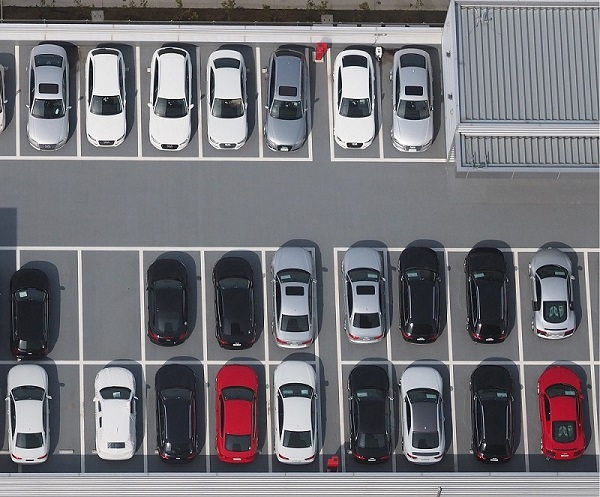
#> input picture DATA/parking-sample/parking-full-top-small.jpg, 600 x 497 px
$ python background-subtraction.py   (Python 2 division)   (older library calls are emulated)
#> lines starting #> are read from the running program, lines starting #| are printed output that depends on the picture; after the words box and inside, x2 and y2 are one past the last pixel; in counts of white or black regions, pixels touching at a corner belong together
import cv2
import numpy as np
import matplotlib.pyplot as plt    #from matplotlib import pyplot as plt

from ParkingDetectionSubtraction import SubtractionParkingDetection

#TODO:
    #Order image processing and filtering for best results
    #Implement parking spot size detection (average of most of contures with size ratio 2:3)
    #Detect cars and parking spots - print the number of empty and full parking spots


def canny(img):
    sigma = 0.33
    img_median_val = np.median(img)
    lower_thresh = int(max(0, (1.0 - sigma) * img_median_val))
    upper_thresh = int(min(255, (1.0 + sigma) * img_median_val))
    canny = cv2.Canny(img, lower_thresh, upper_thresh)
    return canny


def detectSqrContours(img):
    contours, hierarchy = cv2.findContours(img, cv2.RETR_TREE, cv2.CHAIN_APPROX_SIMPLE)
    return contours

def drawContours(img, contours):
    for contour in contours:
        x, y, w, h = cv2.boundingRect(contour)
        print w,h
        if(x < 500 and h <500):
            cv2.rectangle(img, (x, y), (x + w, y + h), (0, 0, 255), 1)
    return img

fileTypes = [('JPG', '.jpg'), ('PNG', '.png')]
dataFolder = '../DATA/'

sampleFolder = './parking-sample/'
imgOpen = './parking-full-top-small.jpg'
imgSave = './parking-detect.png'

filePath = dataFolder+sampleFolder+imgOpen

pklotFolder = 'parking-pkLot/'
imgSubOpen = 'parking-2.jpg'
imgSubOpenBG = 'parking-1.jpg'

filePathSub = dataFolder+pklotFolder+imgSubOpen
filePathSubBG = dataFolder+pklotFolder+imgSubOpenBG

#Open file select dialog
#fo = FileOperations(fileTypes, str(dataFolder+sampleFolder), dataFolder, imgOpen, imgSave)
#filePath = fo.openFileDialog()

#Load an image modes: #1/cv2.IMREAD_COLOR #0/cv2.IMREAD_GRAYSCALE #-1/cv2.IMREAD_UNCHANGED
img = cv2.imread(filePath,1)
#> img is the input picture: shape (497, 600, 3); mean B, G, R 120.6, 115.6, 116.6
imgSub = cv2.imread(filePathSub,1)
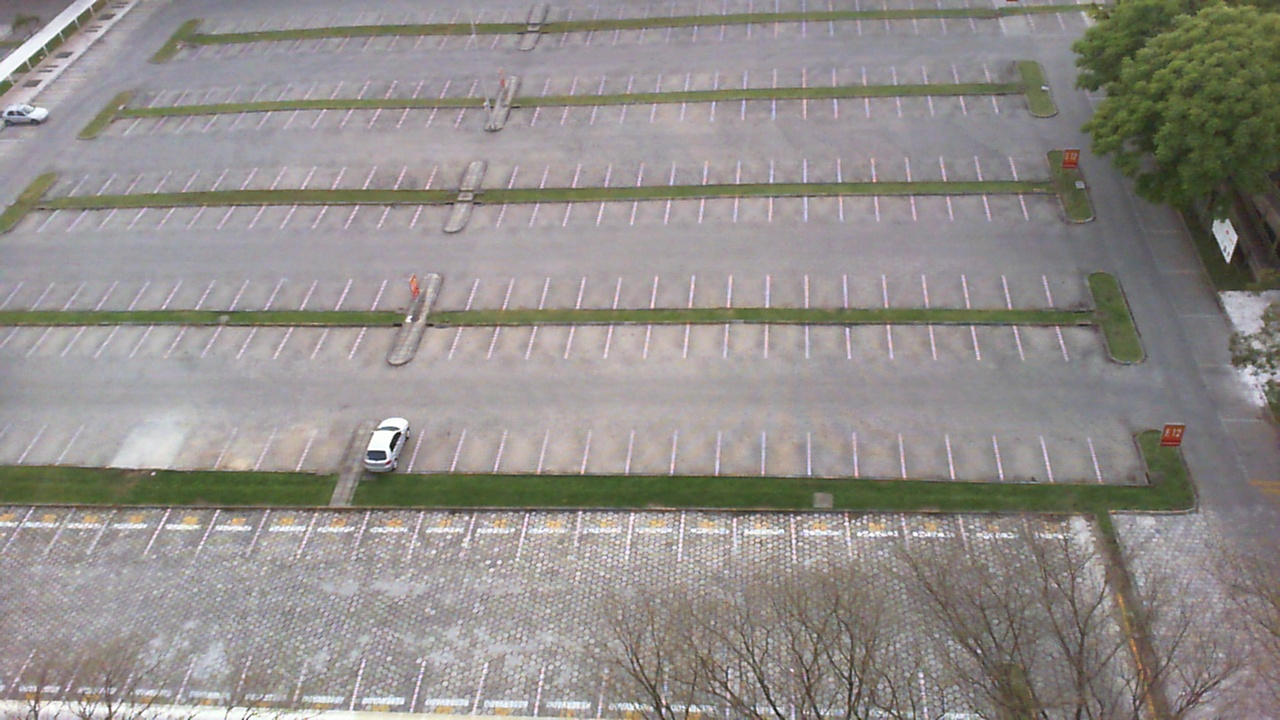
#> input picture DATA/parking-pkLot/parking-2.jpg, 1280 x 720 px
#> imgSub is the input picture: shape (720, 1280, 3); mean B, G, R 137.9, 141.2, 145.4
imgBG = cv2.imread(filePathSubBG,1)
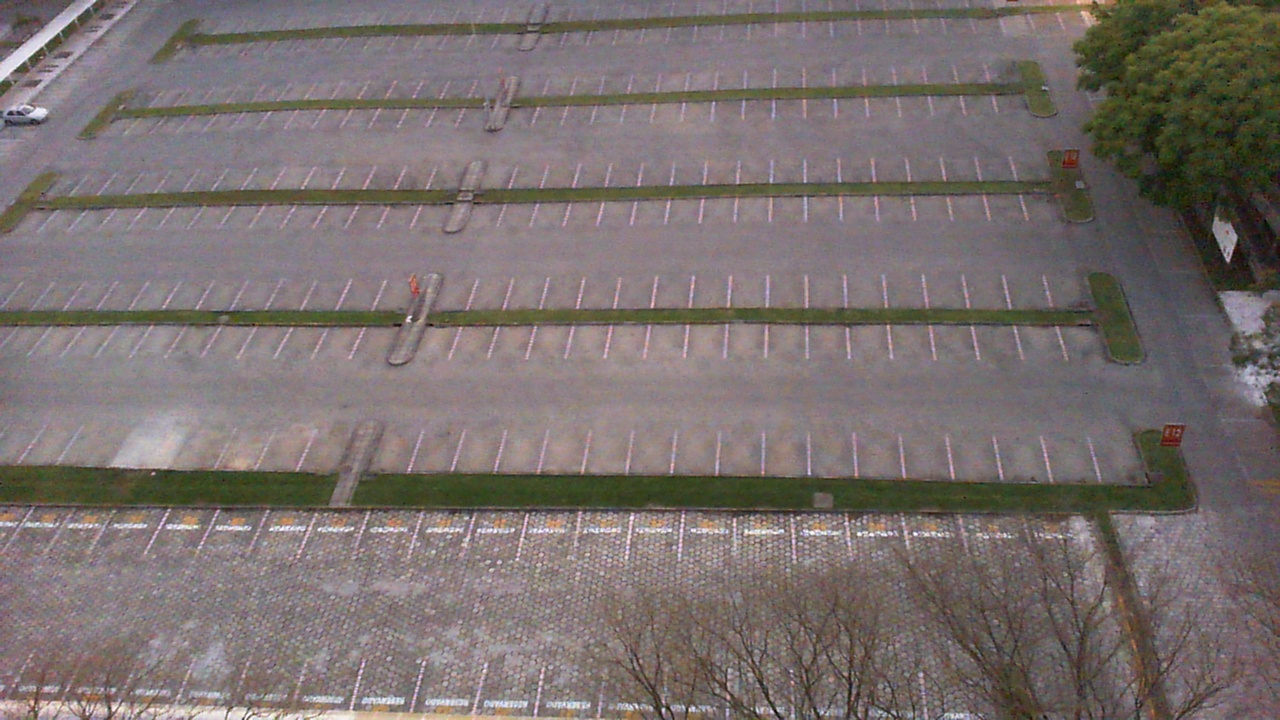
#> input picture DATA/parking-pkLot/parking-1.jpg, 1280 x 720 px
#> imgBG is the input picture: shape (720, 1280, 3); mean B, G, R 109.8, 111.2, 120.7

diffImage = cv2.absdiff(imgSub, imgBG);
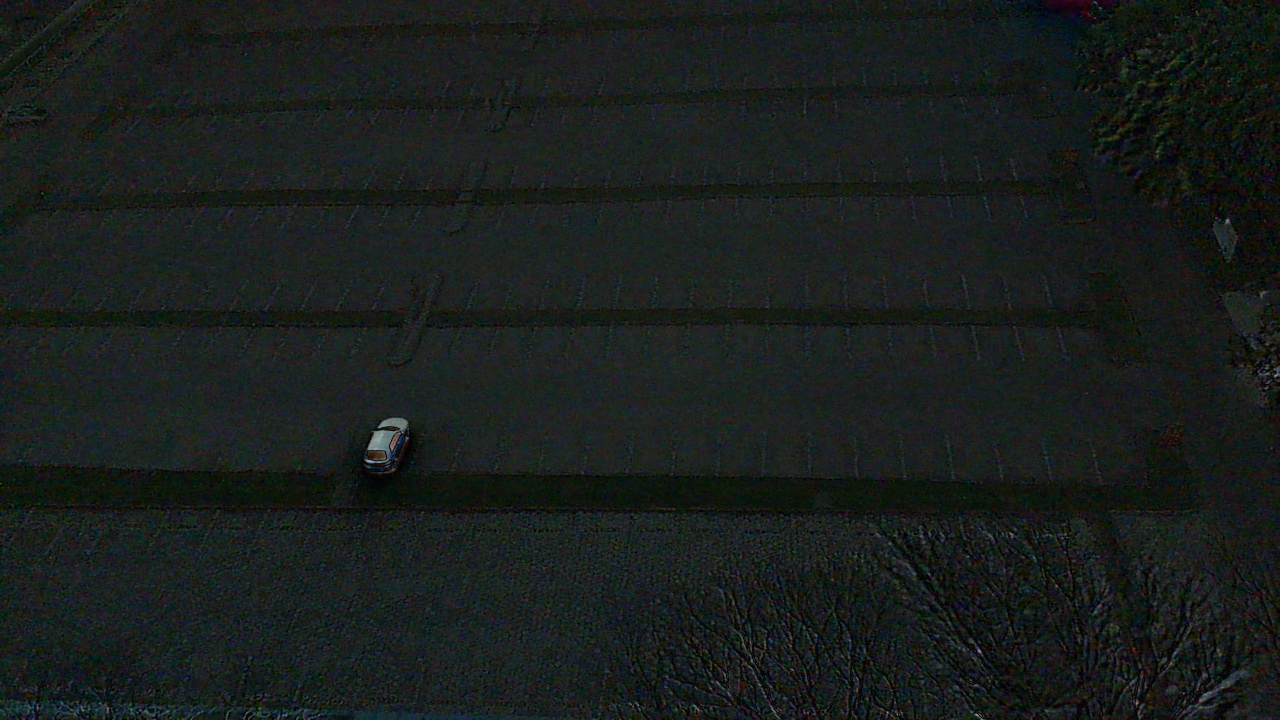
#> diffImage: shape (720, 1280, 3); mean B, G, R 28.3, 30.1, 25

#Parking detection using background substraction
img = diffImage


ret, thresh1 = cv2.threshold(img, 127, 255, cv2.THRESH_BINARY)
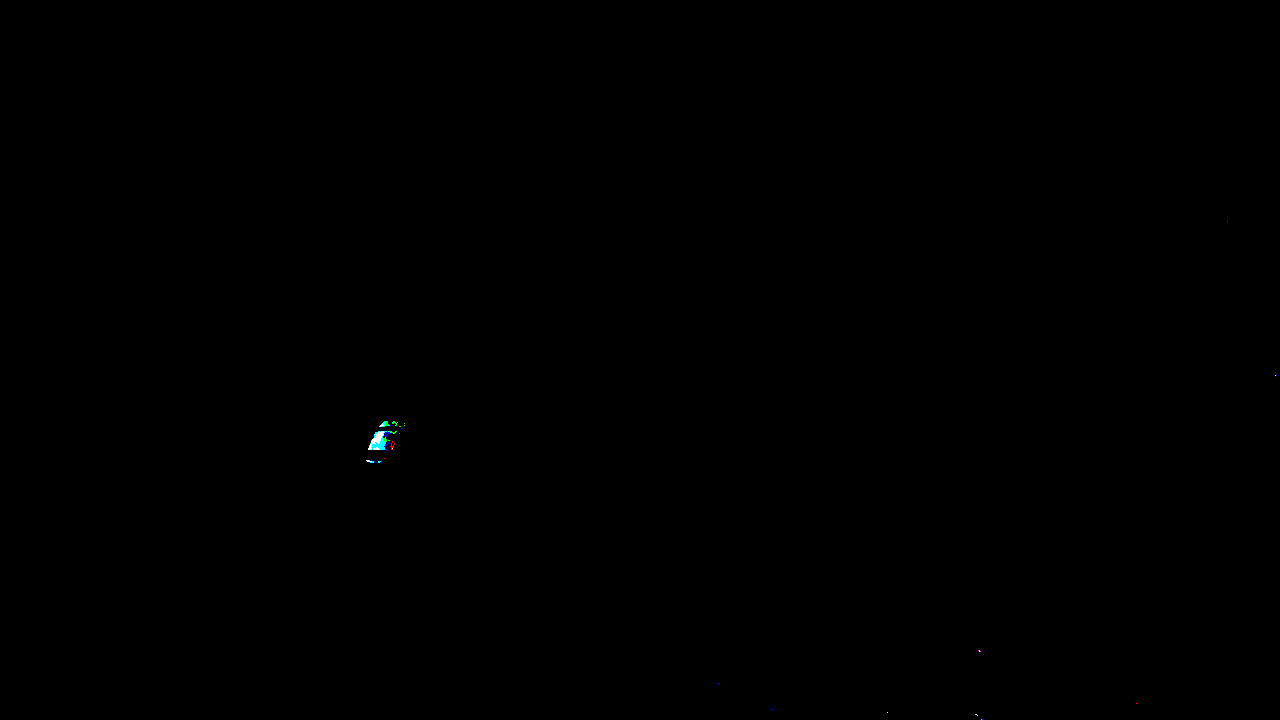
#> thresh1: shape (720, 1280, 3); mean B, G, R 0.1, 0.1, 0
ret, thresh2 = cv2.threshold(img, 127, 255, cv2.THRESH_BINARY_INV)
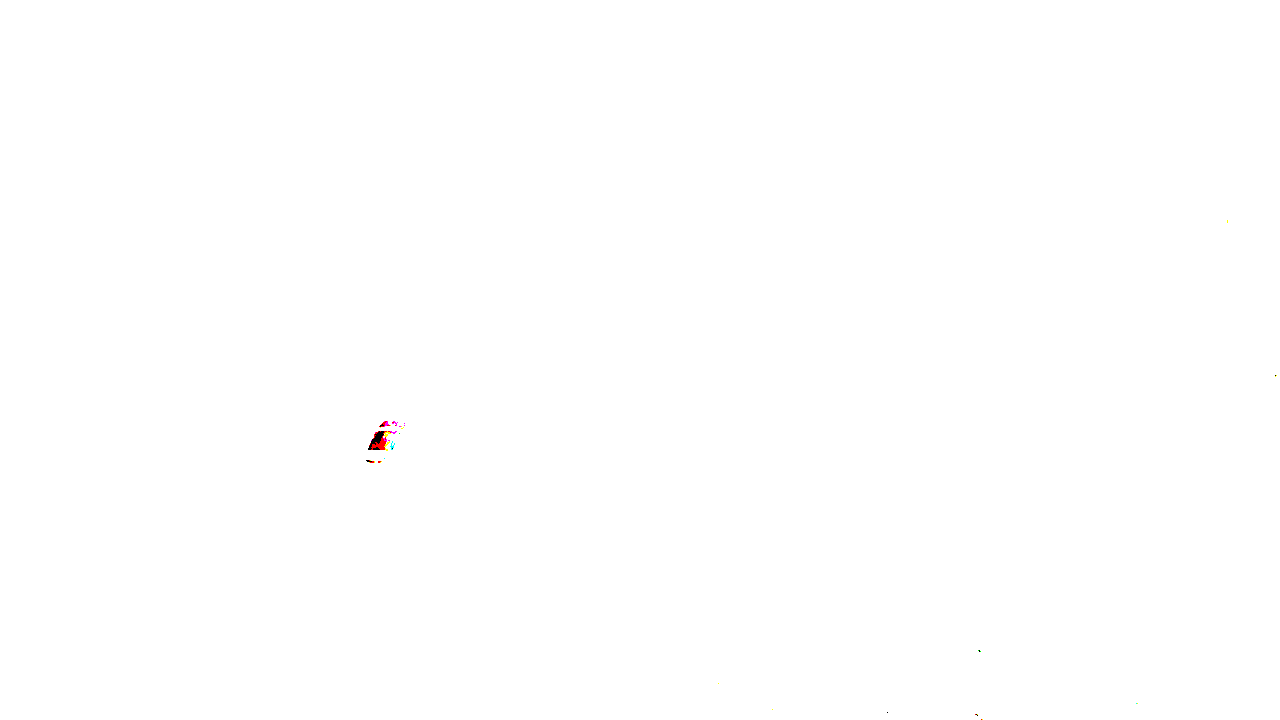
#> thresh2: shape (720, 1280, 3); mean B, G, R 254.9, 254.9, 255
ret, thresh3 = cv2.threshold(img, 127, 255, cv2.THRESH_TOZERO)
ret, thresh4 = cv2.threshold(img, 127, 255, cv2.THRESH_TOZERO_INV)
titles = ['Original Image', 'BINARY', 'TOZERO']

images = [img, thresh1, thresh4]

#cv2.imshow('detection',img)
#cv2.imshow('detection',thresh1)

workImg = thresh2

gray = cv2.cvtColor(workImg, cv2.COLOR_BGR2GRAY)

#sobelx8u = cv2.Sobel(gray,cv2.CV_8U,1,0,ksize=5)
#canny = canny(sobelx8u)

contours = detectSqrContours(gray)
#> in detectSqrContours, `contours, hierarchy = cv2.findContours(img, cv2.RETR_TREE, cv2.CHAIN_A..`: contours = 11 contours, 8 with area under 20; largest, box (x1, y1, x2, y2) and area: (0, 0, 1280, 720) 919601, (367, 430, 385, 451) 138, (372, 446, 381, 451) 22

result = drawContours(imgSub, contours)
#> the loop in drawContours, `for contour in contours:` made 11 passes
#> (contour, x, y, w, h) on passes 1, 2, 3, 4, 7, 11: ([[0, 0], [0, 719], [1279, 719], [1279, 0]], 0, 0, 1280, 720), ([[976, 715], [977, 714], [978, 715], [977, 716]], 976, 714, 3, 3), ([[975, 714], [976, 713], [977, 714], [976, 715]], 975, 713, 3, 3), ([[886, 712], [887, 711], [888, 712], [887, 713]], 886, 711, 3, 3), ([[391, 448], [392, 447], [393, 448], [392, 449]], 391, 447, 3, 3), ([[1274, 375], [1275, 374], [1276, 375], [1275, 376]], 1274, 374, 3, 3)
#> (x, y, w, h) on passes 5, 6, 8, 9, 10: (978, 649, 3, 4), (365, 459, 8, 4), (372, 446, 9, 5), (367, 430, 18, 21), (379, 423, 6, 5)
#| 1280 720
#| 3 3
#| 3 3
#| 3 3
#| 3 4
#| 8 4
#| 3 3
#| 9 5
#> (further printed lines are left out)

cv2.imshow('detection',result)

#-> Image save & end program

k = cv2.waitKey(0)
#> (key Esc is pressed here)
if k == 27:         # wait for ESC key to exit
    cv2.destroyAllWindows()
elif k == ord('s'): # wait for 's' key to save and exit
    #fo.saveFileDialog(img)
    cv2.imwrite(dataFolder+imgSave,img)
    cv2.destroyAllWindows()
